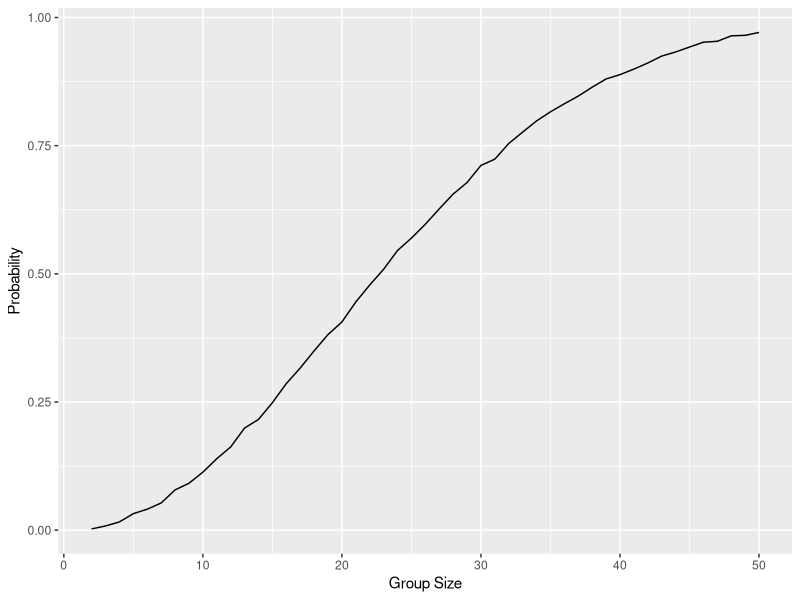

Write R code to recreate this figure. (Note: a time limit stopped this script after it produced the figure.)
## ---- chunk 1

knitr::opts_chunk$set(echo = TRUE)

# Load libraries

library(tidyverse)
library(ggplot2)

## ---- chunk 2

# Define function to check for shared birthdays

check_birthday = function(n) {
  birthdays = sample(1:365, size = n, replace = TRUE)
  return(length(unique(birthdays)) < n)
}

# Run simulations

birthday_results = 
  expand_grid(
    n = 2:50,
    iter = 1:10000
  ) %>%
  mutate(result = map_lgl(n, check_birthday))  %>%
  group_by(n)  %>%
  summarise(prob = mean(result))

# Plot results

ggplot(birthday_results, aes(x = n, y = prob)) + 
  geom_line() +
  labs(x = "Group Size", y = "Probability") 

## ---- chunk 3

# Set fixed values: sample size (n), sigma (5), nsims (5000), alpha (0.05)

n = 30      
sigma = 5  
nsims = 5000 
alpha = 0.05  

# Function to run t-test and get results for one dataset

sim_test = function(n_obs, mu_val, sigma_val) {
  
  # Generate normal data: x ~ Normal[μ,σ]
  
  sim_data = rnorm(n = n_obs, mean = mu_val, sd = sigma_val)
  
  # Test H₀: μ = 0
  
  t.test(sim_data, mu = 0) %>% 
    broom::tidy()
}


# For μ = 0: Generate 5000 (nsims) datasets and save μ hat and p value

results_mu0 = 
  tibble(
    iter = 1:nsims
  ) %>% 
  mutate(
    results = map(iter, function(x) sim_test(n, mu_val = 0, sigma))
  ) %>% 
  unnest(results) %>%
  select(iter, estimate, p.value) 

# Repeat for μ = {1,2,3,4,5,6}

results_other = 
  expand_grid(
    iter = 1:nsims,
    true_mu = c(1, 2, 3, 4, 5, 6)
  ) %>% 
  mutate(
    results = map(true_mu, function(x) sim_test(n, mu_val = x, sigma))
  ) %>% 
  unnest(results) %>%
  select(iter, true_mu, estimate, p.value) 

## ---- chunk 4

# Add all our simulation results in one dataset

all_results = bind_rows(
  results_mu0 %>% mutate(true_mu = 0),  
  results_other                          
)

# Calculate statistics needed for both plots: power (first plot) and average estimates (second plot)

summary_stats = all_results %>%
  group_by(true_mu) %>%                             
  summarise(
    power = mean(p.value < 0.05),
    avg_estimate = mean(estimate),                 
    avg_estimate_reject = mean(estimate[p.value < 0.05])  
  )

# Plot 1: Power vs. true value of μ 

ggplot(summary_stats, aes(x = true_mu, y = power)) +
  geom_line() +
  geom_point() +
  labs(
    x = "True value of μ",
    y = "Power (proportion of rejected nulls)",
    title = "Power vs True value of μ"
  ) 

## ---- chunk 5

# Plot 2:
# Line 1: Average estimate of μ hat vs true value of μ
# Line 2: Average estimate of μ hat only in null rejected samples vs true value of μ

ggplot(summary_stats, aes(x = true_mu)) +
  geom_line(aes(y = avg_estimate, color = "All samples")) +
  geom_line(aes(y = avg_estimate_reject, color = "Null rejected samples only")) +
  labs(
    x = "True value of μ",
    y = "Average estimate of μ hat",
    title = "Average Estimates vs True μ: All Samples vs Null rejected Samples Only",
    color = "Sample Type"
  ) +
  scale_color_manual(values = c("black", "skyblue"))

## ---- chunk 6
